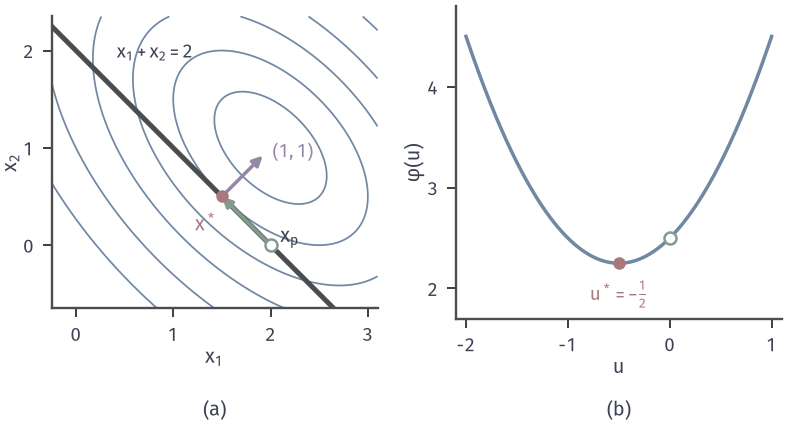

This chart was generated by the following Python code:
from pathlib import Path
import sys
sys.path.insert(0, str(Path(__file__).resolve().parents[1]/"cone-common"))
from cone_fig import *
HERE = Path(__file__).resolve().parent
# Equality QP: running objective on x1+x2=2, x=x_p+u z, x_p=(2,0), z=(1,-1).
fig, axes = figure(width_mm=112, height_mm=60, ncols=2)
panels(fig, .065, .985, .985, .25, .24)
a, b = axes
xl, yl = (-.25, 3.1), (-.65, 2.35)
X, Y = grid2(xl, yl)
a.contour(X, Y, fls(X, Y), levels=[1.75, 2.25, 3, 4, 5.5, 7.5], colors=BLUE, linewidths=.7, zorder=2)
active(a, (-.25, 2.25), (2.65, -.65))
xp = np.array([2., 0.]); z = np.array([1., -1.])
hollow(a, xp, GREEN); dot(a, XSTAR)
arrow(a, xp, xp-.5*z, color=GREEN, lw=1.5, z=6)
arrow(a, XSTAR, XSTAR+.42*np.array([1, 1]), color=PURPLE, lw=1.4, z=6)
setup(a, xl, yl, range(0, 4), [0, 1, 2])
a.text(2.1, .03, '$x_{\\mathrm{p}}$', color=INK, fontsize=8)
a.text(1.46, .15, '$x^*$', color=RED, fontsize=8, ha='right')
a.text(2.02, .9, '$(1,1)$', color=PURPLE, fontsize=7.5)
a.text(.42, 1.92, '$x_1+x_2=2$', fontsize=7.5)
u = np.linspace(-2, 1, 300)
phi = u**2+u+2.5
b.plot(u, phi, color=BLUE, lw=1.4)
dot(b, (-.5, 2.25)); hollow(b, (0, 2.5), GREEN)
setup(b, (-2.1, 1.1), (1.7, 4.8), [-2, -1, 0, 1], [2, 3, 4], xl='$u$', yl='$\\varphi(u)$', equal=False)
b.text(-.5, 1.88, '$u^*=-\\frac{1}{2}$', color=RED, fontsize=7.5, ha='center')
tags(fig, axes, y=.012)
save(fig, HERE, 'figure', {'phi': 'u^2+u+5/2', 'u*': -.5, 'x*': XSTAR.tolist(), 'nu': 1.5})
